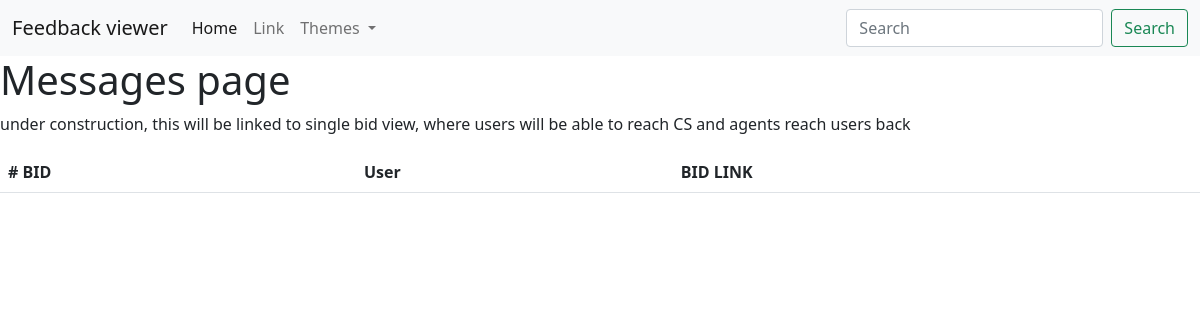
Before: /helpcentre/ with the older database file.
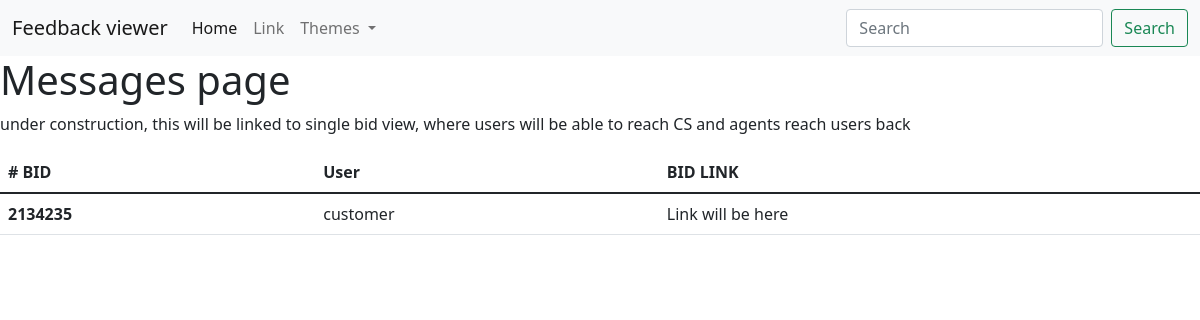
After: the same page with the newer database file.
### helpcentre/models.py (models this page shows, shortened)
class Booking(models.Model): #move this to booking app later
    bid = models.CharField(max_length=100, unique=True)
    created_by = models.ForeignKey(Author,on_delete=models.CASCADE)
    created_at = models.DateTimeField(auto_now_add=True)
    updated = models.DateTimeField(auto_now=True)
    slug = models.SlugField(null=True, blank=True)
    description = models.CharField(max_length=100, unique=True) # later remove this and connect to booking items model instead

### feedback/models.py (models this page shows, shortened)
class Author(models.Model): # add more fields like profile picture, etc. integrate with cloudinary
    user = models.OneToOneField(User, on_delete=models.CASCADE)
    department = models.CharField(max_length=200, null=True, blank=True)
    def __str__(self):
        return self.user.username

### helpcentre/views.py (the view)
# urls.py: path('', helpcentre_home, name="helpcentre_home"),
def helpcentre_home(request):
    bookings = Booking.objects.all()
    comments = Comment.objects.all()
    replies = Reply.objects.all()
    context = {
        'bookings': bookings,
        'comments': comments,
        'replies': replies,
    }
    return render(request, 'helpcentre/index.html', context)

### templates/helpcentre/index.html
{% extends 'base.html' %}
{% block content%}
<h1>Messages page</h1>
<p>under construction, this will be linked to single bid view, where users will be able to reach CS and agents reach users back</p>
<table class="table">
    <thead>
        <tr>
        <th scope="col"># BID</th>
        <th scope="col">User</th>
        <th scope="col">BID LINK</th>
        </tr>
    </thead>
    <tbody>
    {% for b in bookings %}
        <tr>
        <th scope="row">{{b.bid}}</th>
        <td>{{b.created_by}}</td>
        <td>Link will be here</td>
        </tr>
    {%endfor%}
</tbody>
</table>
{% endblock %}

### templates/base.html (shortened to what this page needs)
<!doctype html>
<html lang="en">
  <head>
    <link href="https://cdn.jsdelivr.net/npm/bootstrap@5.1.3/dist/css/bootstrap.min.css" rel="stylesheet">
  </head>
  <body>
    {% include 'components/nav.html' %}
    {% block content %}
    {% endblock%}
  </body>
</html>

### templates/components/nav.html (shortened to what this page needs)
<nav class="navbar navbar-expand-lg navbar-light bg-light">
        <div class="container-fluid">
            <a class="navbar-brand" href="{% url 'feedback:home' %}">Feedback viewer</a>
            <div class="collapse navbar-collapse" id="navbarSupportedContent">
            <ul class="navbar-nav me-auto mb-2 mb-lg-0">
                <li class="nav-item">
                <a class="nav-link active" aria-current="page" href="{% url 'feedback:home' %}">Home</a>
                </li>
                <li class="nav-item">
                <a class="nav-link" href="{% url 'helpcentre:helpcentre_home' %}">Link</a>
                </li>
                <li class="nav-item dropdown">
                <a class="nav-link dropdown-toggle" href="#" id="navbarDropdown" role="button" data-bs-toggle="dropdown" aria-expanded="false">
                    Themes
                </a>
                </li>
            </ul>
            <form class="d-flex">
                <input class="form-control me-2" type="search" placeholder="Search" aria-label="Search">
                <button class="btn btn-outline-success" type="submit">Search</button>
            </form>
        </div>
    </div>
</nav>

Changed rows visible on the page:
added Booking: bid "2134235", created_by "customer"
